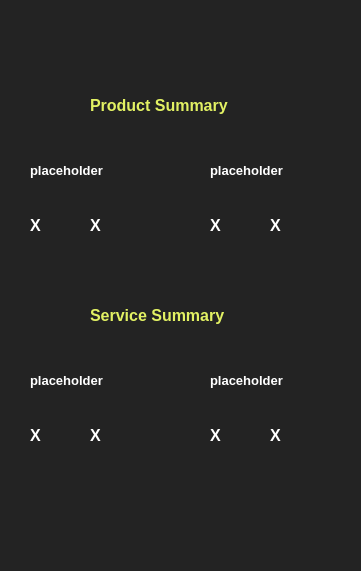
          <widget class="QWidget" name="saleswidget_5" native="true">
           <property name="geometry">
            <rect>
             <x>650</x>
             <y>240</y>
             <width>361</width>
             <height>571</height>
            </rect>
           </property>
           <property name="styleSheet">
            <string notr="true">background-color: #232323; border-radius: 10px;</string>
           </property>
           <widget class="QLabel" name="label_67">
            <property name="geometry">
             <rect>
              <x>90</x>
              <y>90</y>
              <width>171</width>
              <height>31</height>
             </rect>
            </property>
            <property name="font">
             <font>
              <family>Segoe UI</family>
              <pointsize>12</pointsize>
              <weight>75</weight>
              <bold>true</bold>
             </font>
            </property>
            <property name="styleSheet">
             <string notr="true">color: #E2F163;</string>
            </property>
            <property name="text">
             <string>Product Summary</string>
            </property>
           </widget>
           <widget class="QLabel" name="label_68">
            <property name="geometry">
             <rect>
              <x>30</x>
              <y>130</y>
              <width>111</width>
              <height>81</height>
             </rect>
            </property>
            <property name="font">
             <font>
              <family>Segoe UI</family>
              <pointsize>10</pointsize>
              <weight>75</weight>
              <bold>true</bold>
             </font>
            </property>
            <property name="styleSheet">
             <string notr="true">color: #fff;</string>
            </property>
            <property name="text">
             <string>placeholder</string>
            </property>
           </widget>
           <widget class="QLabel" name="productCategoriesNumber_59">
            <property name="geometry">
             <rect>
              <x>30</x>
              <y>210</y>
              <width>51</width>
              <height>31</height>
             </rect>
            </property>
            <property name="font">
             <font>
              <family>Segoe UI</family>
              <pointsize>12</pointsize>
              <weight>75</weight>
              <bold>true</bold>
             </font>
            </property>
            <property name="styleSheet">
             <string notr="true">color: #fff;</string>
            </property>
            <property name="text">
             <string>X</string>
            </property>
           </widget>
           <widget class="QLabel" name="productCategoriesNumber_60">
            <property name="geometry">
             <rect>
              <x>90</x>
              <y>210</y>
              <width>51</width>
              <height>31</height>
             </rect>
            </property>
            <property name="font">
             <font>
              <family>Segoe UI</family>
              <pointsize>12</pointsize>
              <weight>75</weight>
              <bold>true</bold>
             </font>
            </property>
            <property name="styleSheet">
             <string notr="true">color: #fff;</string>
            </property>
            <property name="text">
             <string>X</string>
            </property>
           </widget>
           <widget class="QLabel" name="productCategoriesNumber_61">
            <property name="geometry">
             <rect>
              <x>210</x>
              <y>210</y>
              <width>51</width>
              <height>31</height>
             </rect>
            </property>
            <property name="font">
             <font>
              <family>Segoe UI</family>
              <pointsize>12</pointsize>
              <weight>75</weight>
              <bold>true</bold>
             </font>
            </property>
            <property name="styleSheet">
             <string notr="true">color: #fff;</string>
            </property>
            <property name="text">
             <string>X</string>
            </property>
           </widget>
           <widget class="QLabel" name="productCategoriesNumber_62">
            <property name="geometry">
             <rect>
              <x>270</x>
              <y>210</y>
              <width>51</width>
              <height>31</height>
             </rect>
            </property>
            <property name="font">
             <font>
              <family>Segoe UI</family>
              <pointsize>12</pointsize>
              <weight>75</weight>
              <bold>true</bold>
             </font>
            </property>
            <property name="styleSheet">
             <string notr="true">color: #fff;</string>
            </property>
            <property name="text">
             <string>X</string>
            </property>
           </widget>
           <widget class="QLabel" name="label_69">
            <property name="geometry">
             <rect>
              <x>210</x>
              <y>130</y>
              <width>111</width>
              <height>81</height>
             </rect>
            </property>
            <property name="font">
             <font>
              <family>Segoe UI</family>
              <pointsize>10</pointsize>
              <weight>75</weight>
              <bold>true</bold>
             </font>
            </property>
            <property name="styleSheet">
             <string notr="true">color: #fff;</string>
            </property>
            <property name="text">
             <string>placeholder</string>
            </property>
           </widget>
           <widget class="QLabel" name="productCategoriesNumber_67">
            <property name="geometry">
             <rect>
              <x>30</x>
              <y>420</y>
              <width>51</width>
              <height>31</height>
             </rect>
            </property>
            <property name="font">
             <font>
              <family>Segoe UI</family>
              <pointsize>12</pointsize>
              <weight>75</weight>
              <bold>true</bold>
             </font>
            </property>
            <property name="styleSheet">
             <string notr="true">color: #fff;</string>
            </property>
            <property name="text">
             <string>X</string>
            </property>
           </widget>
           <widget class="QLabel" name="productCategoriesNumber_68">
            <property name="geometry">
             <rect>
              <x>210</x>
              <y>420</y>
              <width>51</width>
              <height>31</height>
             </rect>
            </property>
            <property name="font">
             <font>
              <family>Segoe UI</family>
              <pointsize>12</pointsize>
              <weight>75</weight>
              <bold>true</bold>
             </font>
            </property>
            <property name="styleSheet">
             <string notr="true">color: #fff;</string>
            </property>
            <property name="text">
             <string>X</string>
            </property>
           </widget>
           <widget class="QLabel" name="label_73">
            <property name="geometry">
             <rect>
              <x>90</x>
              <y>300</y>
              <width>171</width>
              <height>31</height>
             </rect>
            </property>
            <property name="font">
             <font>
              <family>Segoe UI</family>
              <pointsize>12</pointsize>
              <weight>75</weight>
              <bold>true</bold>
             </font>
            </property>
            <property name="styleSheet">
             <string notr="true">color: #E2F163;</string>
            </property>
            <property name="text">
             <string>Service Summary</string>
            </property>
           </widget>
           <widget class="QLabel" name="productCategoriesNumber_69">
            <property name="geometry">
             <rect>
              <x>270</x>
              <y>420</y>
              <width>51</width>
              <height>31</height>
             </rect>
            </property>
            <property name="font">
             <font>
              <family>Segoe UI</family>
              <pointsize>12</pointsize>
              <weight>75</weight>
              <bold>true</bold>
             </font>
            </property>
            <property name="styleSheet">
             <string notr="true">color: #fff;</string>
            </property>
            <property name="text">
             <string>X</string>
            </property>
           </widget>
           <widget class="QLabel" name="label_74">
            <property name="geometry">
             <rect>
              <x>30</x>
              <y>340</y>
              <width>111</width>
              <height>81</height>
             </rect>
            </property>
            <property name="font">
             <font>
              <family>Segoe UI</family>
              <pointsize>10</pointsize>
              <weight>75</weight>
              <bold>true</bold>
             </font>
            </property>
            <property name="styleSheet">
             <string notr="true">color: #fff;</string>
            </property>
            <property name="text">
             <string>placeholder</string>
            </property>
           </widget>
           <widget class="QLabel" name="productCategoriesNumber_70">
            <property name="geometry">
             <rect>
              <x>90</x>
              <y>420</y>
              <width>51</width>
              <height>31</height>
             </rect>
            </property>
            <property name="font">
             <font>
              <family>Segoe UI</family>
              <pointsize>12</pointsize>
              <weight>75</weight>
              <bold>true</bold>
             </font>
            </property>
            <property name="styleSheet">
             <string notr="true">color: #fff;</string>
            </property>
            <property name="text">
             <string>X</string>
            </property>
           </widget>
           <widget class="QLabel" name="label_75">
            <property name="geometry">
             <rect>
              <x>210</x>
              <y>340</y>
              <width>111</width>
              <height>81</height>
             </rect>
            </property>
            <property name="font">
             <font>
              <family>Segoe UI</family>
              <pointsize>10</pointsize>
              <weight>75</weight>
              <bold>true</bold>
             </font>
            </property>
            <property name="styleSheet">
             <string notr="true">color: #fff;</string>
            </property>
            <property name="text">
             <string>placeholder</string>
            </property>
           </widget>
          </widget>
